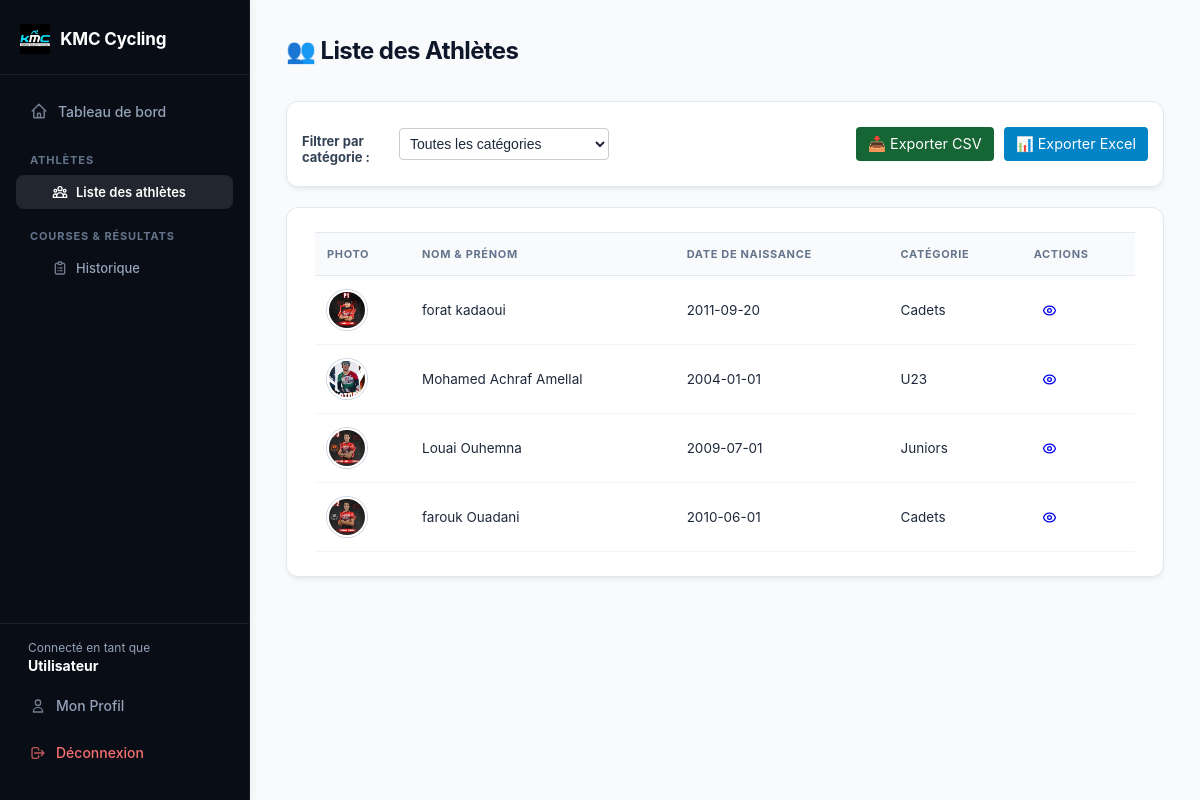
Page /athletes on the committed database.
### tables this page shows
CREATE TABLE athletes (
            id INTEGER PRIMARY KEY AUTOINCREMENT,
            nom TEXT NOT NULL,
            prenom TEXT NOT NULL,
            date_naissance TEXT,
            categorie TEXT,
            nom_fichier TEXT
        , user_id INTEGER);

### app.py (the view)
@app.route("/athletes")
def liste_athletes():
    categorie = request.args.get("categorie", "")
    conn = get_db_connection()
    if categorie:
        athletes = conn.execute(
            "SELECT * FROM athletes WHERE categorie = ?", (categorie,)
        ).fetchall()
    else:
        athletes = conn.execute("SELECT * FROM athletes").fetchall()
    conn.close()
    return render_template(
        "athletes.html",
        athletes=athletes,
        categorie_selectionnee=categorie,
        categories=CATEGORIES,
    )

### app.py (called while the page is built)
def get_db_connection():
    conn = sqlite3.connect("cyclisme.db")
    conn.row_factory = sqlite3.Row
    conn.execute("PRAGMA foreign_keys = ON;")
    return conn

@app.after_request
def add_header(response):
    response.headers["Cache-Control"] = (
        "no-cache, no-store, must-revalidate, post-check=0, pre-check=0, max-age=0"
    )
    response.headers["Pragma"] = "no-cache"
    response.headers["Expires"] = "-1"
    return response

### templates/athletes.html (shortened to what this page needs)
<!DOCTYPE html>
<html lang="fr">
<head>
    <link rel="stylesheet" href="{{ url_for('static', filename='style.css') }}">
</head>
<body>
    <div class="app-layout">
        {% include 'sidebar.html' %}
        <main class="content">
            <div class="container">
                <div style="display: flex; justify-content: space-between; align-items: center; margin-bottom: 20px;">
                    <h1>👥 Liste des Athlètes</h1>
                </div>
                <div class="card" style="margin-bottom: 20px; padding: 15px;">
                    <form method="GET" action="{{ url_for('liste_athletes') }}" style="display: flex; gap: 15px; align-items: center; flex-wrap: wrap;">
                        <div style="display: flex; align-items: center; gap: 8px;">
                            <label for="categorie" style="font-weight: bold;">Filtrer par catégorie :</label>
                            <select name="categorie" id="categorie" class="form-control" style="padding: 6px; border-radius: 4px; border: 1px solid #ccc;" onchange="this.form.submit()">
                                <option value="">Toutes les catégories</option>
                            </select>
                        </div>
                        <div style="margin-left: auto; display: flex; gap: 10px;">
                            <a href="{{ url_for('export_athletes_csv', categorie=categorie_selectionnee) }}" class="btn" style="background: #166534; color: white; padding: 8px 12px; text-decoration: none; border-radius: 4px; font-size: 0.9rem;">📥 Exporter CSV</a>
                            <a href="{{ url_for('export_athletes_excel', categorie=categorie_selectionnee) }}" class="btn" style="background: #0284c7; color: white; padding: 8px 12px; text-decoration: none; border-radius: 4px; font-size: 0.9rem;">📊 Exporter Excel</a>
                        </div>
                    </form>
                </div>
                <div class="card">
                    <table>
                        <thead>
                            <tr>
                                <th>Photo</th>
                                <th>Nom & Prénom</th>
                                <th>Date de naissance</th>
                                <th>Catégorie</th>
                                <th>Actions</th>
                            </tr>
                        </thead>
                        <tbody>
                            {% for a in athletes %}
                            <tr>
                                <td>
                                    {% if a.nom_fichier %}
                                        <img src="{{ url_for('static', filename='uploads/' + a.nom_fichier) }}" class="avatar-athlete">
                                    {% else %}
                                        <span class="avatar-placeholder">{{ a.prenom[0] }}{{ a.nom[0] }}</span>
                                    {% endif %}
                                </td>
                                <td>{{ a.prenom }} {{ a.nom }}</td>
                                <td>{{ a.date_naissance or '-' }}</td>
                                <td>{{ a.categorie or '-' }}</td>
                                <td>
                                    <div class="groupe-actions">
                                        <a href="{{ url_for('profil_athlete', id=a.id) }}" class="btn-icone btn-voir" title="Voir le profil">
                                        </a>
                                    </div>
                                </td>
                            </tr>
                            {% endfor %}
                        </tbody>
                    </table>
                </div>
            </div>
        </main>
    </div>
</body>
</html>

### static/style.css (style rules this page uses)
* { box-sizing: border-box; }
body { font-family: -apple-system, BlinkMacSystemFont, "Segoe UI", Roboto, Helvetica, Arial, sans-serif; background: #f8fafc; margin: 0; padding: 0; color: #1e293b; -webkit-font-smoothing: antialiased; }
h1 { margin-top: 0; font-size: 24px; font-weight: 700; color: #0f172a; letter-spacing: -0.025em; }
.app-layout { display: flex; min-height: 100vh; }
.content { flex: 1; padding: 36px; min-width: 0; }
.container { max-width: 1040px; margin: 0 auto; }
.card { background: #ffffff; border-radius: 12px; padding: 24px 28px; box-shadow: 0 4px 6px -1px rgba(0, 0, 0, 0.05), 0 2px 4px -2px rgba(0, 0, 0, 0.05); border: 1px solid #e2e8f0; }
label { display: block; font-size: 13px; font-weight: 600; margin-top: 16px; margin-bottom: 6px; color: #334155; }
input, select { width: 100%; padding: 10px 14px; border: 1px solid #cbd5e1; border-radius: 8px; font-size: 14px; background-color: #ffffff; color: #1e293b; transition: border-color 0.2s, box-shadow 0.2s; }
table { width: 100%; border-collapse: collapse; font-size: 13.5px; }
th, td { text-align: left; padding: 14px 12px; border-bottom: 1px solid #f1f5f9; vertical-align: middle; }
th { color: #64748b; font-size: 11px; text-transform: uppercase; letter-spacing: 0.06em; font-weight: 700; background-color: #f8fafc; border-top: 1px solid #e2e8f0; border-bottom: 1px solid #e2e8f0; }
.groupe-actions { display: flex; align-items: center; gap: 8px; }
.btn-icone { display: inline-flex; align-items: center; justify-content: center; width: 32px; height: 32px; border-radius: 6px; border: 1px solid transparent; cursor: pointer; text-decoration: none; transition: all 0.2s ease; }
.avatar-athlete, .photo-athlete, table img, .table-athletes img, .liste-athletes img { width: 40px !important; height: 40px !important; min-width: 40px; min-height: 40px; border-radius: 50%; object-fit: cover; border: 2px solid #ffffff; box-shadow: 0 0 0 1px #cbd5e1; display: inline-block; vertical-align: middle; }

### rows in the picture
athletes: nom_fichier (picture), prenom "forat", nom "kadaoui", date_naissance "2011-09-20", categorie "Cadets"
athletes: nom_fichier (picture), prenom "Mohamed Achraf", nom "Amellal", date_naissance "2004-01-01", categorie "U23"
athletes: nom_fichier (picture), prenom "Louai", nom "Ouhemna", date_naissance "2009-07-01", categorie "Juniors"
athletes: nom_fichier (picture), prenom "farouk", nom "Ouadani", date_naissance "2010-06-01", categorie "Cadets"

### other values in the picture
{{ session.get('username', 'Utilisateur') }} "Utilisateur"
